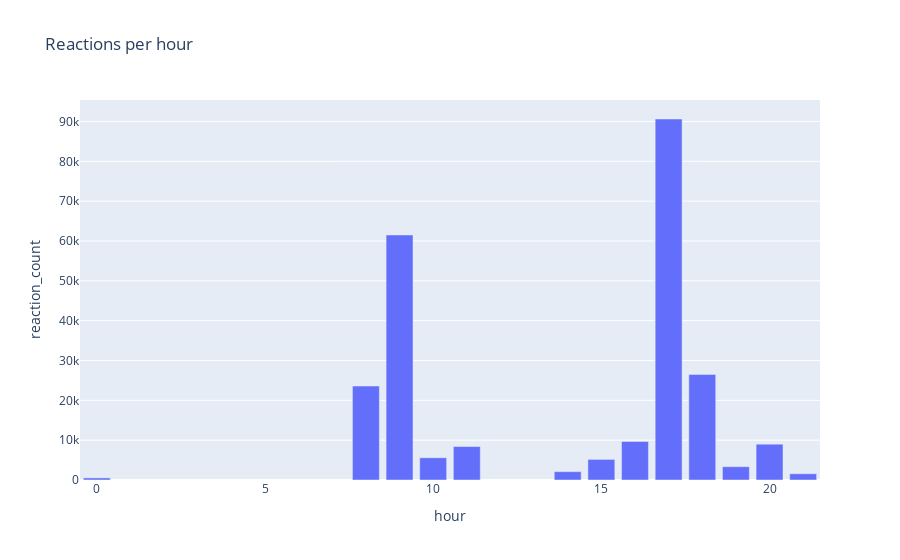

The cell this chart's notebook holds for it:
### Code cell
df = clean_df[['reaction_count', 'hour']]
# Khi nhóm thì cột hour thành chỉ mục nên phải chuyển nó thành cột bằng reset_index()
df_hour= df.groupby('hour').sum().reset_index()
fig = px.bar(df_hour, x='hour', y='reaction_count', title='Reactions per hour')
fig.show()

### Figure 1 — Plotly figure (JSON) as saved in the notebook; plotly's stock layout.template omitted (floating-point values rounded to 4 significant figures)
{"data": [{"alignmentgroup": "True", "hovertemplate": "hour=%{x}<br>reaction_count=%{y}<extra></extra>", "legendgroup": "", "marker": {"color": "#636efa", "pattern": {"shape": ""}}, "name": "", "offsetgroup": "", "orientation": "v", "showlegend": false, "textposition": "auto", "type": "bar", "x": [0, 8, 9, 10, 11, 14, 15, 16, 17, 18, 19, 20, 21], "xaxis": "x", "y": [524, 23579, 61507, 5582, 8403, 2090, 5170, 9679, 90621, 26505, 3339, 8990, 1566], "yaxis": "y"}], "layout": {"barmode": "relative", "legend": {"tracegroupgap": 0}, "title": {"text": "Reactions per hour"}, "xaxis": {"anchor": "y", "domain": [0, 1], "title": {"text": "hour"}}, "yaxis": {"anchor": "x", "domain": [0, 1], "title": {"text": "reaction_count"}}}}
